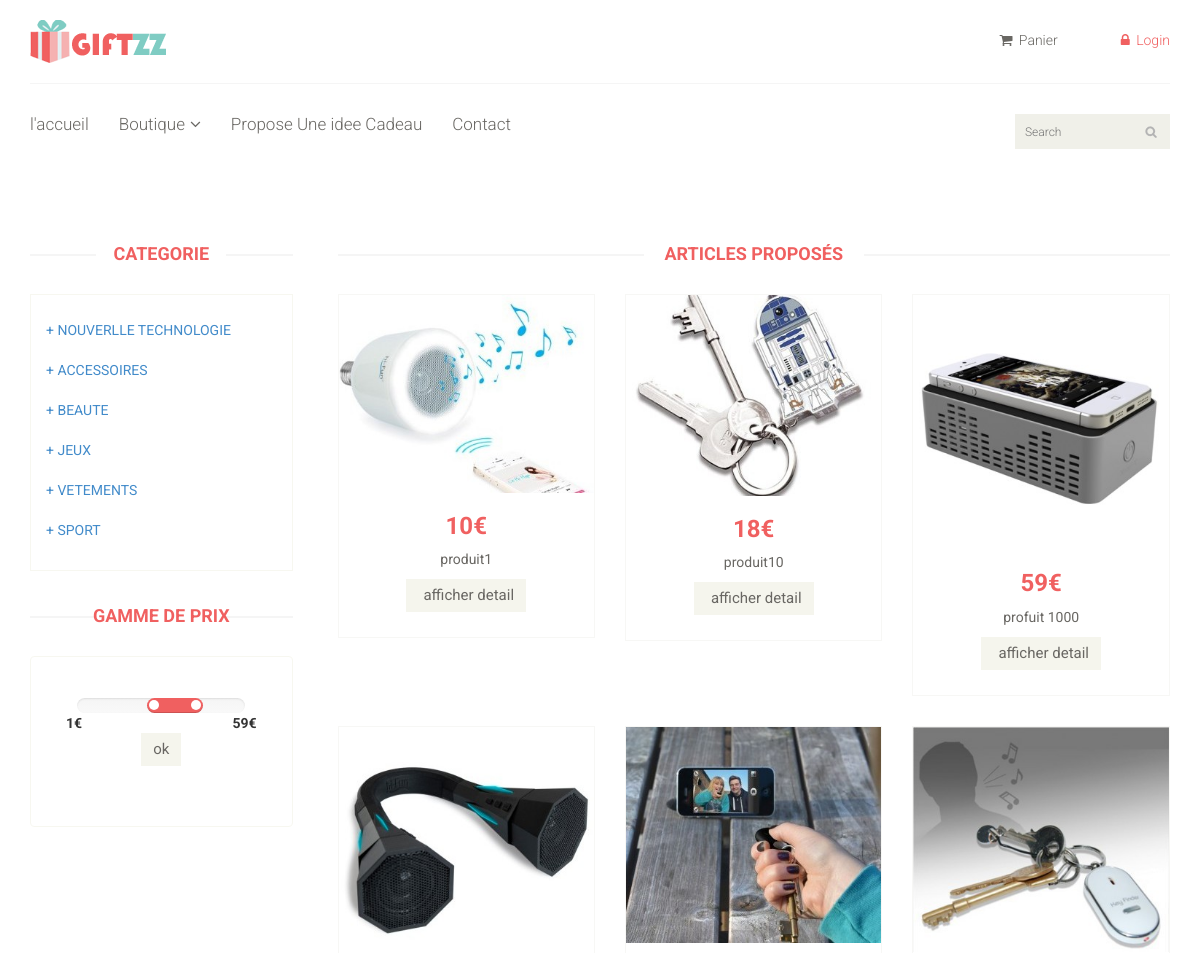
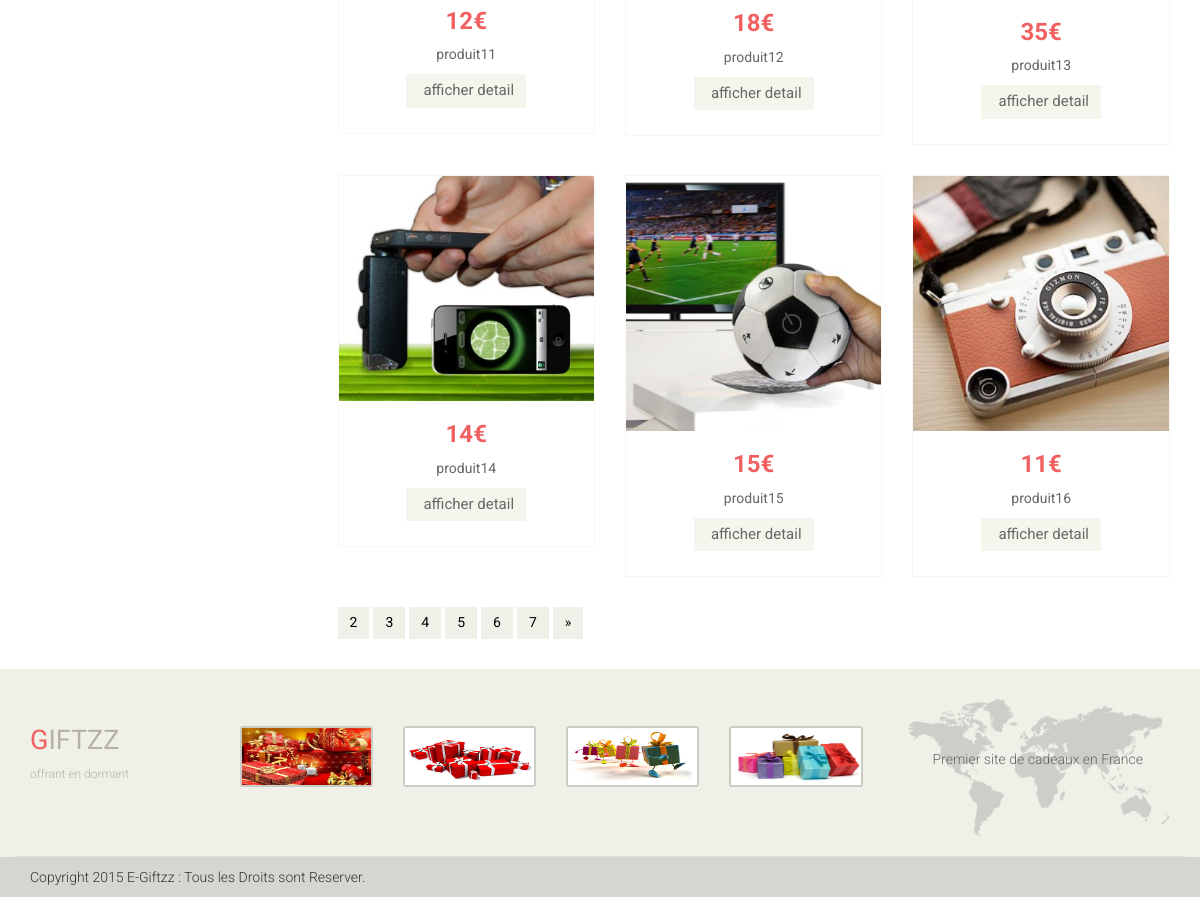
The page /shop.php on the database its author committed (2 pictures, top to bottom).
### tables this page shows
CREATE TABLE IF NOT EXISTS `categorie` (
  `CODE_CAT` varchar(50) NOT NULL,
  `NOM_CAT` varchar(50) DEFAULT NULL,
  PRIMARY KEY (`CODE_CAT`)
);

CREATE TABLE IF NOT EXISTS `article` (
  `COD_ARTICLE` varchar(50) NOT NULL,
  `CODE_CAT` varchar(50) NOT NULL,
  `LIBELLE_ARTICLE` varchar(50) DEFAULT NULL,
  `AGE_MAX` int(11) DEFAULT NULL,
  `AGE_MIN` int(11) DEFAULT NULL,
  `PRIX` decimal(10,0) DEFAULT NULL,
  `IMAGE` longblob,
  `DESCRIPTION` varchar(50) DEFAULT NULL,
  `QTE` int(11) DEFAULT NULL,
  PRIMARY KEY (`COD_ARTICLE`),
  KEY `CODE_CAT` (`CODE_CAT`),
  KEY `CODE_CAT_2` (`CODE_CAT`)
);

### shop.php (the view, shortened to what this page needs)
<!DOCTYPE html>
<?php
$art="select * from article limit 0,9";
$redart=mysql_query($art);
$cat="select * from categorie";
$redcat=mysql_query($cat);
?>
<html lang="en">
<head>
    <link href="css/bootstrap.min.css" rel="stylesheet">
    <link href="css/font-awesome.min.css" rel="stylesheet">
    <link href="css/prettyPhoto.css" rel="stylesheet">
    <link href="css/price-range.css" rel="stylesheet">
    <link href="css/animate.css" rel="stylesheet">
	<link href="css/main.css" rel="stylesheet">
	<link href="css/responsive.css" rel="stylesheet">
</head>
<body>
	<header id="header">
        <div class="header-middle">
			<div class="container">
				<div class="row">
					<div class="col-sm-4">
						<div class="logo pull-left">
							<a href="index.php?page=1"><img src="images/home/logo.png" alt="" /></a>
						</div>
					</div>
					<?php include('php\header.php');?>
				</div>
			</div>
		</div>
		<div class="header-bottom">
			<div class="container">
				<div class="row">
					<div class="col-sm-9">
						<div class="mainmenu pull-left">
							<ul class="nav navbar-nav collapse navbar-collapse">
								<li><a href="index.php?page=1">l'accueil</a></li>
								<li class="dropdown"><a href="" >Boutique<i class="fa fa-angle-down"></i></a>
                                </li>
								<li class="dropdown"><a href="ideeCadeaux.php" >Propose Une idee Cadeau</a></li>
								<li><a href="contact-us.php">Contact</a></li>
							</ul>
						</div>
					</div>
					<div class="col-sm-3">
						<form action="search.php" method="POST">
						<div class="search_box pull-right">
							<input type="text" placeholder="Search" name="search"/>
						</div>
						</form>
					</div>
				</div>
				</div>
				</div>
	</header>
	<section id="advertisement">
		<div class="container">
		</div>
	</section>
	<section>
		<div class="container">
			<div class="row">
				<div class="col-sm-3">
					<div class="left-sidebar">
						<h2>CATEGORIE</h2>
						<div class="panel-group category-products" id="accordian">
						<?php while($lire= mysql_fetch_assoc($redcat)){?>
						<div class="MARQUES_products">
							<div class="MARQUES-name">
								<ul class="nav nav-pills nav-stacked">
									<li><a href="categorie.php?CODE_CAT=<?php echo $lire['CODE_CAT'];?>"> +  <?php echo $lire['NOM_CAT'];?></a></li>
								</ul>
							</div>
						</div>
						<?php }?>
						</div>
						<div class="price-range">
							<h2>GAMME DE PRIX</h2>
							<div class="well text-center">
							<form action="search_prix.php" method="POST">
							<?php $min="select min(PRIX) as PRIX from article" ; $redmin=mysql_query($min);?>
									<?php $liremin= mysql_fetch_assoc($redmin)?>
									<?php $max="select max(PRIX) as PRIX from article" ; $redmax=mysql_query($max);?>
									<?php $liremax= mysql_fetch_assoc($redmax)?>
								 <input type="text" class="span2" value="250" data-slider-min="0" data-slider-max="600" data-slider-step="5" data-slider-value="[250,450]" id="sl2" name="prix" ><br />
								 <b class="pull-left"><?php echo $liremin['PRIX']."€";?></b> <b class="pull-right"><?php echo $liremax['PRIX']."€";?></b>
								 <br>
								 <input class="btn btn-default add-to-cart" type="submit"  value="ok"/>
							 </form>
							</div>
						</div>
					</div>
				</div>
				<div class="col-sm-9 padding-right">
					<div class="features_items">
						<h2 class="title text-center">Articles Proposés</h2>
		   <?php while($lire= mysql_fetch_assoc($redart)){?>
					<div class="col-sm-4">
						<div class="product-image-wrapper">
							<div class="single-products">
								<div class="productinfo text-center">
									<img src="images/shop/<?php echo $lire['IMAGE'];?>"	 />
									<h2><?php echo $lire['PRIX']."€";?></h2>
                                    <p><?php echo $lire['LIBELLE_ARTICLE'];?></p>
									<a href="product-details.php?COD_ARTICLE=<?php echo $lire['COD_ARTICLE'];?>" class="btn btn-default add-to-cart"><i class="fa fa-shoppingcart"></i>afficher detail</a>
				                </div>
							</div>
						</div>
					</div>
			<?php }?>
					</div>
					<?php
                         $art="select * from article ";
                         $redart=mysql_query($art);
                     ?>
				<ul class="pagination">
					 <?php $lire= mysql_num_rows($redart);
					 $a=$lire/9;
					 $a=ceil($a);
					 for($b=2;$b<=$a;$b++)
					 {
					 ?>
					 <li class=""><a href="index.php?page=<?php echo $b; ?>"><?php echo $b; ?></a></li>
					 <?php  } ?>
					<li><a href="index.php?page=<?php echo 2; ?>">&raquo;</a></li>
				</ul>
				</div>
			</div>
		</div>
	</section>
	<?php include 'footer.php';?>
</body>
</html>

### css/main.css (style rules this page uses)
body { font-family: 'Roboto', sans-serif; background:; position: relative; font-weight:400px; }
ul li { list-style: none; }
a { -webkit-transition: 300ms; -moz-transition: 300ms; -o-transition: 300ms; transition: 300ms; }
h1, h2, h3, h4, h5, h6 { font-family: 'Roboto', sans-serif; }
.header-middle .container .row { border-bottom: 1px solid #f5f5f5; margin-left: 0; margin-right: 0; padding-bottom: 20px; padding-top: 20px; }
.header-middle .container .row .col-sm-4 { padding-left: 0; }
.header-bottom { padding-bottom: 30px; padding-top: 30px; }
.navbar-collapse.collapse { padding-left: 0; }
.mainmenu ul li { padding-right: 15px; padding-left: 15px; }
.mainmenu ul li:first-child { padding-left: 0px; }
.mainmenu ul li a { color: #696763; font-family: 'Roboto', sans-serif; font-size: 17px; font-weight: 300; padding: 0; padding-bottom: 10px; }
.search_box input { background: #F0F0E9; border: medium none; color: #B2B2B2; font-family: 'roboto'; font-size: 12px; font-weight: 300; height: 35px; outline: medium none; padding-left: 10px; width: 155px; background-image: url(../images/home/searchicon.png); background-repeat: no-repeat; background-position: 130px; }
.fa-angle-down { padding-left: 5px; }
.category-products { border: 1px solid #F7F7F0; margin-bottom: 35px; padding-bottom: 20px; padding-top: 15px; }
.left-sidebar h2, .brands_products h2 { color: #f06060; font-family: 'Roboto', sans-serif; font-size: 18px; font-weight: 700; margin: 0 auto 30px; text-align: center; text-transform: uppercase; position: relative; z-index:3; }
.left-sidebar h2:after, h2.title:after { content: " "; position: absolute; border: 1px solid #f5f5f5; bottom:8px; left: 0; width: 100%; height: 0; z-index: -2; }
.left-sidebar h2:before { content: " "; position: absolute; background: #fff; bottom: -6px; width: 130px; height: 30px; z-index: -1; left: 50%; margin-left: -65px; }
h2.title:before { content: " "; position: absolute; background: #fff; bottom: -6px; width: 220px; height: 30px; z-index: -1; left: 50%; margin-left: -110px; }
.price-range { margin-top:30px; }
.well { background-color: #FFFFFF; border: 1px solid #F7F7F0; border-radius: 4px; box-shadow: none; margin-bottom: 20px; min-height: 20px; padding: 35px; }
.padding-right { padding-right: 0; }
.features_items { overflow:hidden; }
h2.title { color: #f06060; font-family: 'Roboto', sans-serif; font-size: 18px; font-weight: 700; margin: 0 15px; text-transform: uppercase; margin-bottom: 30px; position: relative; }
.product-image-wrapper { border:1px solid #F7F7F5; overflow: hidden; margin-bottom:30px; }
.single-products { position: relative; }
.productinfo h2 { color: #f06060; font-family: 'Roboto', sans-serif; font-size: 24px; font-weight: 700; }
.productinfo p { font-family: 'Roboto', sans-serif; font-size: 14px; font-weight: 400; color: #696763; }
.productinfo img { width: 100%; }
.productinfo { position:relative; }
.add-to-cart { background:#F5F5ED; border: 0 none; border-radius: 0; color: #696763; font-family: 'Roboto', sans-serif; font-size: 15px; margin-bottom: 25px; }
#advertisement { padding-bottom: 45px; }
.pagination { display: inline-block; margin-bottom: 25px; margin-top: 0; padding-left: 15px; }
.pagination li:first-child a, .pagination li:first-child span { border-bottom-left-radius: 0; border-top-left-radius: 0; margin-left: 0; }
.pagination li:last-child a, .pagination li:last-child span { border-bottom-right-radius: 0; border-top-right-radius: 0; }
.pagination li a, .pagination li span { background-color: #f0f0e9; border: 0; float: left; line-height: 1.42857; margin-left: -1px; padding: 6px 12px; position: relative; text-decoration: none; margin-right: 5px; color:#000; }

### rows shown on the page
categorie: NOM_CAT "NOUVERLLE TECHNOLOGIE"
categorie: NOM_CAT "ACCESSOIRES"
categorie: NOM_CAT "BEAUTE"
categorie: NOM_CAT "JEUX"
categorie: NOM_CAT "VETEMENTS"
categorie: NOM_CAT "SPORT"
article: IMAGE (picture), PRIX "10", LIBELLE_ARTICLE "produit1"
article: IMAGE (picture), PRIX "18", LIBELLE_ARTICLE "produit10"
article: IMAGE (picture), PRIX "59", LIBELLE_ARTICLE "profuit 1000"
article: IMAGE (picture), PRIX "12", LIBELLE_ARTICLE "produit11"
article: IMAGE (picture), PRIX "18", LIBELLE_ARTICLE "produit12"
article: IMAGE (picture), PRIX "35", LIBELLE_ARTICLE "produit13"
article: IMAGE (picture), PRIX "14", LIBELLE_ARTICLE "produit14"
article: IMAGE (picture), PRIX "15", LIBELLE_ARTICLE "produit15"
article: IMAGE (picture), PRIX "11", LIBELLE_ARTICLE "produit16"

### other values the page prints
$liremin['PRIX'] "1"
$liremax['PRIX'] "59"
